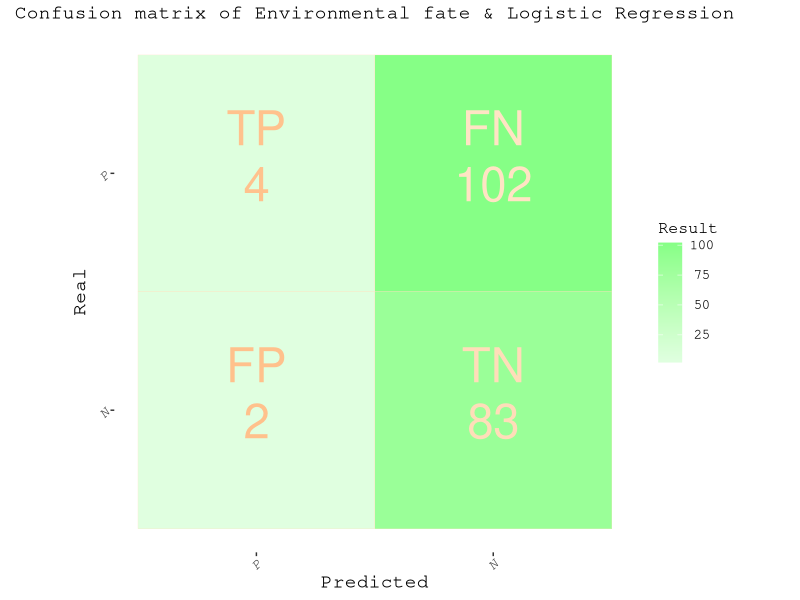
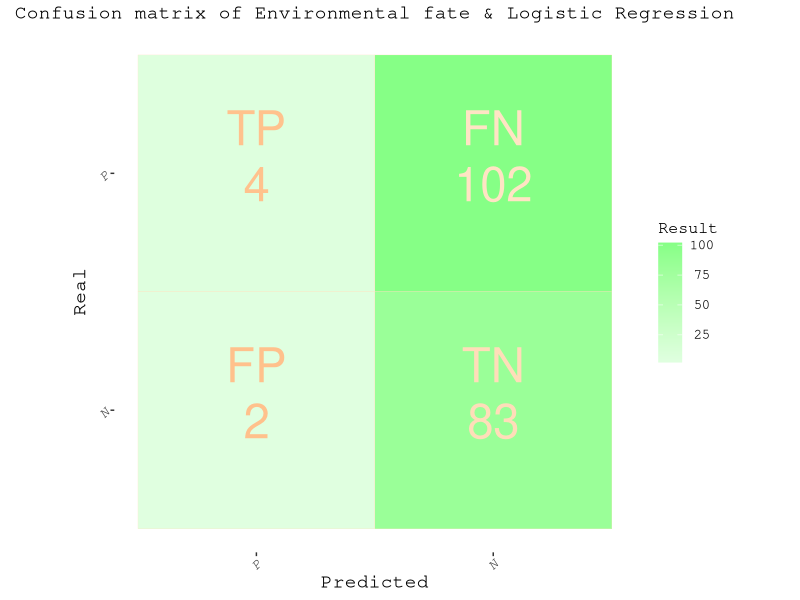

R code for these plots, in order:
#绘画混淆矩阵
library(ggplot2)
data <- read.csv("QSAR/table/data15EF_LR_confmat.csv", header = T, row.names = 1, check.names = F, sep = ",")
#先设置热图颜色
EF<-c("#FFC18C","#FFE4C4")
LR<-c("#86FF86","#E0FFE0")

ggplot(data,aes(x= Predicted,y = Real))+
  geom_tile(aes(fill=Result),width=1,height =1,color = EF[2])+
  coord_equal() + # 绘制正方形，长宽相等
  scale_fill_gradientn(colors = rev(LR))+#legend上下限
  geom_text(
    aes(label = Name, color = Result),size=12,
    vjust=-0.8)+
  geom_text(
    aes(label = Result, color =Result),size=12,
    vjust=0.8)+
  scale_color_gradientn(colors = EF)+
  guides(color="none")+
  xlim(c("P","N"))+
  ylim(c("N","P"))+
  ggtitle("Confusion matrix of Environmental fate & Logistic Regression")+
  theme(text = element_text(family = "mono", size=14),
        plot.title = element_text(size = 14,hjust = 0.5),#title 大小,居中
        axis.title.x = element_text(size = 14),#x轴标题
        axis.title.y = element_text(size = 14),
        axis.text.x = element_text(face = "italic", angle = 45, hjust = 1,size = 10),#横坐标
        axis.text.y = element_text(face = "italic", angle = 45, hjust = 1,size = 10),
        legend.text = element_text(size = 10,hjust = 0.5),#legend字体大小,居中
        legend.title = element_text(size = 12), #设置legend标签字体大小
        panel.background = element_blank(), 
        panel.grid.major = element_blank(), 
        panel.grid.minor = element_blank(),
        panel.border = element_blank())#去掉边框
ggsave("QSAR/pic/EF_LR_confmat.png",width=10, height=7,dpi=300)
